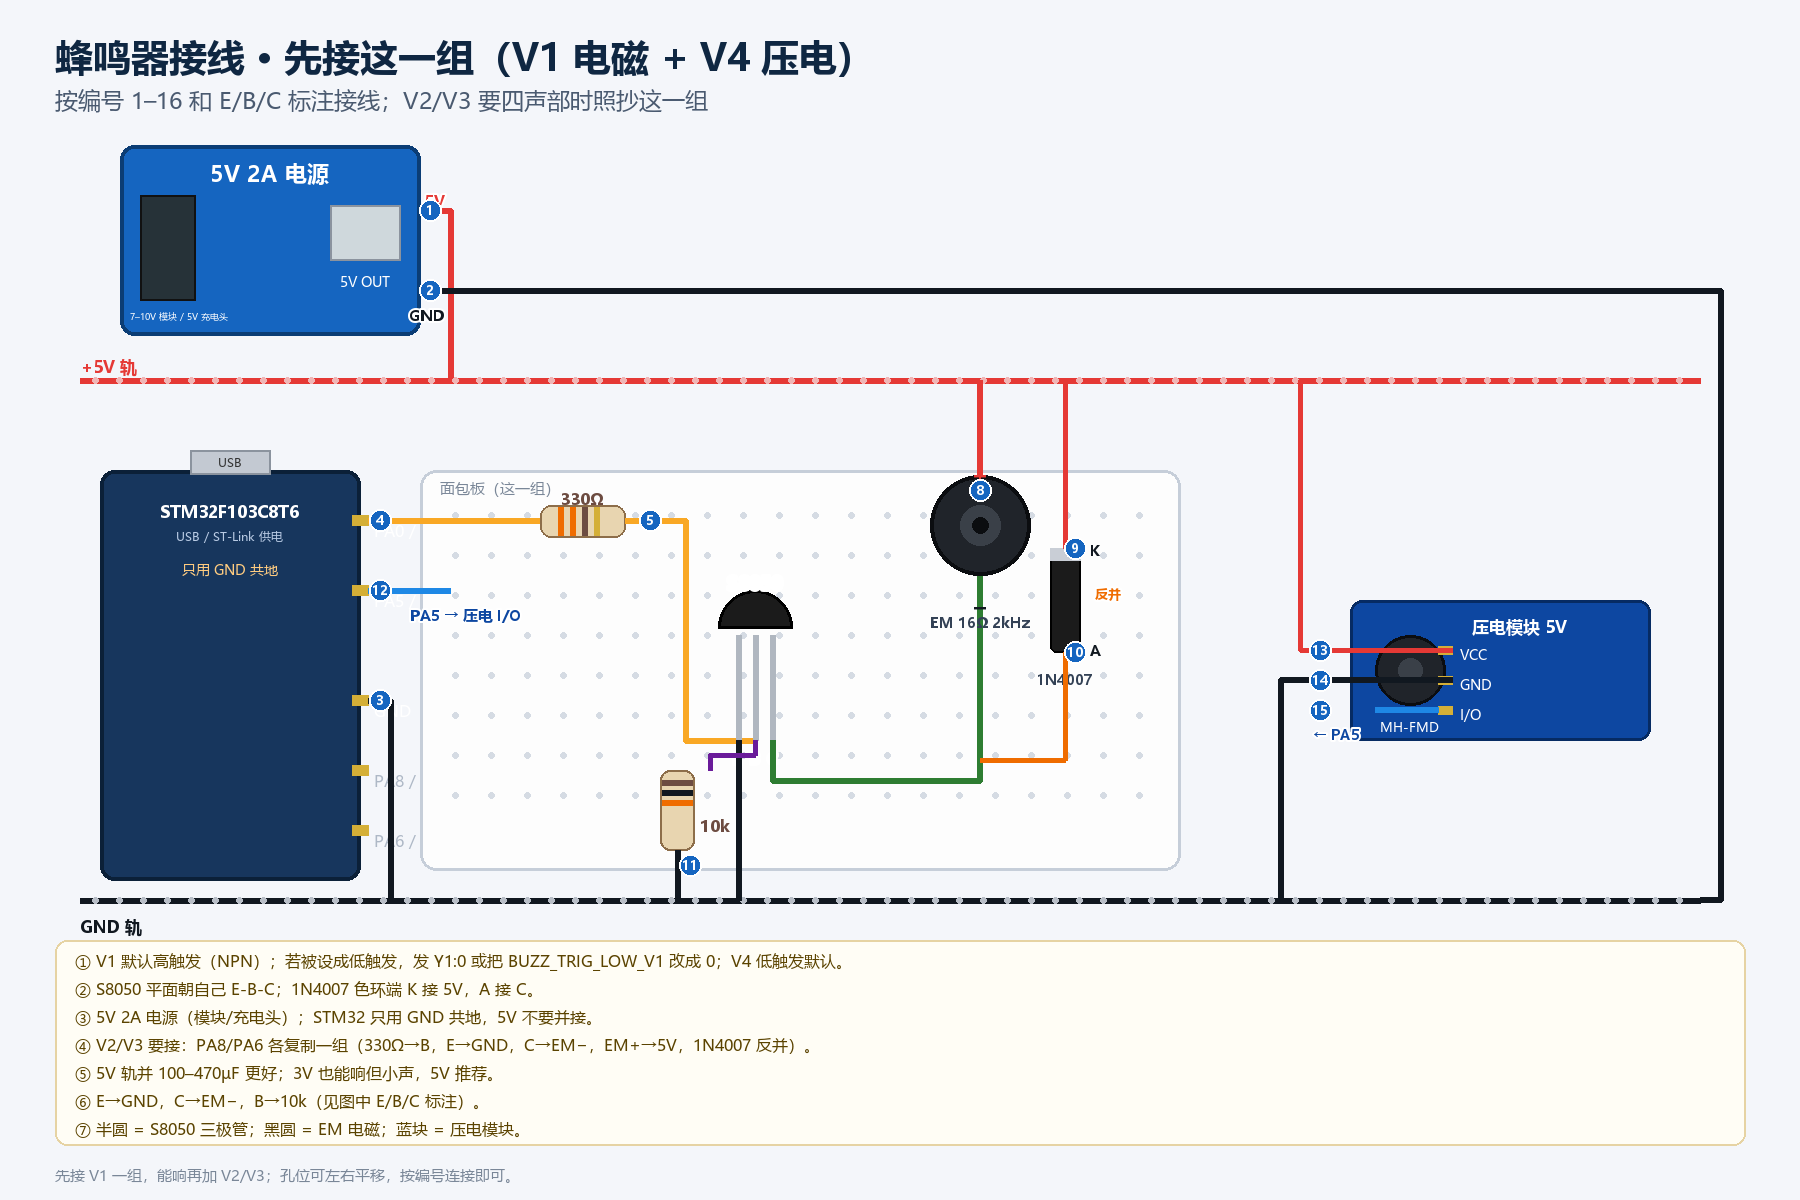

Recreate this plot in Python.
from PIL import Image, ImageDraw, ImageFont

W, H = 1800, 1200
img = Image.new("RGB", (W, H), "#f4f6fa")
d = ImageDraw.Draw(img)

FONT = "C:/Windows/Fonts/msyh.ttc"
FONTB = "C:/Windows/Fonts/msyhbd.ttc"


def F(sz, bold=False):
    return ImageFont.truetype(FONTB if bold else FONT, sz)


def T(x, y, s, sz=22, fill="#111820", bold=False, anchor="la", stroke=0, sfill="#ffffff"):
    d.text((x, y), s, font=F(sz, bold), fill=fill, anchor=anchor,
           stroke_width=stroke, stroke_fill=sfill)


def L(pts, fill, width=6):
    d.line(pts, fill=fill, width=width, joint="curve")


def dot(x, y, r=4, fill="#cfd6df"):
    d.ellipse((x - r, y - r, x + r, y + r), fill=fill)


def num(x, y, n):
    d.ellipse((x - 11, y - 11, x + 11, y + 11), fill="#1565c0", outline="#ffffff", width=2)
    T(x, y, str(n), 13, "#ffffff", True, "mm")


# ---------------- title ----------------
T(55, 30, "蜂鸣器接线 · 先接这一组（V1 电磁 + V4 压电）", 38, "#0f2742", True)
T(55, 84, "按编号 1–16 和 E/B/C 标注接线；V2/V3 要四声部时照抄这一组", 23, "#4a5a70")

# ---------------- 5V module ----------------
d.rounded_rectangle((120, 145, 420, 335), radius=14, fill="#1565c0", outline="#0b3d75", width=4)
T(270, 158, "5V 2A 电源", 22, "#ffffff", True, "ma")
d.rectangle((140, 195, 195, 300), fill="#263238", outline="#111", width=2)
T(130, 310, "7–10V 模块 / 5V 充电头", 9, "#ffffff", anchor="la")
d.rectangle((330, 205, 400, 260), fill="#cfd8dc", outline="#8b939e", width=2)
T(365, 272, "5V OUT", 14, "#ffffff", anchor="ma")
# 5V and GND out
L([(420, 210), (450, 210), (450, 380), (1700, 380)], "#e53935", 6)
L([(420, 290), (1720, 290), (1720, 900), (1700, 900)], "#111820", 6)
T(445, 190, "5V", 15, "#e53935", True, "ra", 2)
T(445, 305, "GND", 15, "#111820", True, "ra", 2)

# ---------------- 5V / GND rails ----------------
L([(80, 380), (1700, 380)], "#e53935", 6)
L([(80, 900), (1700, 900)], "#111820", 6)
T(80, 355, "+5V 轨", 17, "#e53935", True, "la")
T(80, 915, "GND 轨", 17, "#111820", True, "la")
for x in range(95, 1695, 24):
    dot(x, 380, 3, "#f0b6b6")
    dot(x, 900, 3, "#b8bec7")

# ---------------- STM32 ----------------
d.rounded_rectangle((100, 470, 360, 880), radius=14, fill="#17365d", outline="#0b2038", width=4)
d.rectangle((190, 450, 270, 474), fill="#c3c9d2", outline="#8b939e", width=2)
T(230, 462, "USB", 12, "#333", anchor="mm")
T(230, 500, "STM32F103C8T6", 17, "#ffffff", True, "ma")
T(230, 528, "USB / ST-Link 供电", 12, "#b9cbe4", anchor="ma")
T(230, 560, "只用 GND 共地", 14, "#ffcc80", anchor="ma")

# pins on right edge
pins = [("PA0 / V1", 520, "#f9a825"), ("PA5 / V4", 590, "#1e88e5"),
        ("GND", 700, "#111820"), ("PA8 / V2", 770, "#8a97a8"),
        ("PA6 / V3", 830, "#8a97a8")]
for name, y, col in pins:
    d.rectangle((352, y - 5, 368, y + 5), fill="#d4af37")
    T(374, y, name, 16, "#ffffff" if col != "#8a97a8" else "#aeb8c6", anchor="la")


# ---------------- breadboard ----------------
d.rounded_rectangle((420, 470, 1180, 870), radius=16, fill="#fdfdfd", outline="#c6ced9", width=3)
T(440, 478, "面包板（这一组）", 15, "#7a8798")
x0, y0, dx, dy = 455, 515, 36, 40
for r in range(8):
    for c in range(20):
        dot(x0 + c * dx, y0 + r * dy, 3, "#d5dbe3")

# ---------------- V1: PA0 -> 330R -> B ----------------
L([(368, 520), (540, 520)], "#f9a825", 6)
# 330 resistor
d.rounded_rectangle((540, 505, 625, 537), radius=11, fill="#e8d5b0", outline="#8d6e4a", width=2)
for bx, bc in [(558, "#ef6c00"), (570, "#ef6c00"), (582, "#6d4c41"), (594, "#d4af37")]:
    d.rectangle((bx, 507, bx + 5, 535), fill=bc)
T(582, 488, "330Ω", 16, "#6d4c41", True, "ma")
L([(625, 520), (685, 520), (685, 740), (755, 740)], "#f9a825", 6)

# S8050
d.pieslice((718, 590, 792, 664), 180, 360, fill="#1b1b1b", outline="#000000", width=3)
for x, lab in [(738, "E"), (755, "B"), (772, "C")]:
    L([(x, 635), (x, 740)], "#b0b7c0", 6)
    T(x, 748, lab, 15, "#ffffff", True, "ma", 2)
T(755, 570, "S8050", 18, "#ffffff", True, "ma", 2)

# E -> GND
L([(738, 740), (738, 900)], "#111820", 6)
# B node to 10k
L([(755, 740), (755, 755), (710, 755), (710, 770)], "#6a1b9a", 5)
# 10k (left of the transistor, below the 330R)
d.rounded_rectangle((660, 770, 694, 850), radius=10, fill="#e8d5b0", outline="#8d6e4a", width=2)
for by, bc in [(780, "#6d4c41"), (790, "#111820"), (800, "#ef6c00")]:
    d.rectangle((662, by, 692, by + 5), fill=bc)
T(700, 815, "10k", 16, "#6d4c41", True, "la")
L([(677, 850), (677, 900)], "#111820", 6)

# C -> EM -
L([(772, 740), (772, 780), (980, 780), (980, 565)], "#2e7d32", 6)

# ---------------- EM ----------------
d.ellipse((930, 475, 1030, 575), fill="#20242a", outline="#0b0d10", width=4)
d.ellipse((960, 505, 1000, 545), fill="#3a4048")
d.ellipse((972, 517, 988, 533), fill="#0b0d10")
T(980, 458, "+", 24, "#e53935", True, "ma")
T(980, 590, "−", 24, "#111820", True, "ma")
T(980, 612, "EM 16Ω 2kHz", 15, "#334155", True, "ma")
L([(980, 475), (980, 380)], "#e53935", 6)

# flyback diode
d.rounded_rectangle((1050, 548, 1080, 652), radius=6, fill="#1b1b1b", outline="#000", width=2)
d.rectangle((1050, 548, 1080, 560), fill="#c9ced6")
T(1090, 540, "K", 15, "#111820", True, "la")
T(1090, 640, "A", 15, "#111820", True, "la")
T(1065, 670, "1N4007", 14, "#334155", True, "ma")
L([(1065, 548), (1065, 380)], "#e53935", 5)
L([(1065, 652), (1065, 760), (980, 760)], "#ef6c00", 5)
T(1095, 585, "反并", 13, "#ef6c00", True, "la", 2)

# ---------------- V4 piezo ----------------
d.rounded_rectangle((1350, 600, 1650, 740), radius=12, fill="#0d47a1", outline="#062b63", width=3)
d.ellipse((1375, 635, 1445, 705), fill="#20242a", outline="#0b0d10", width=3)
d.ellipse((1398, 658, 1422, 682), fill="#3a4048")
T(1410, 718, "MH-FMD", 13, "#ffffff", anchor="ma")
T(1520, 615, "压电模块 5V", 17, "#ffffff", True, "ma")
T(1460, 645, "VCC", 14, "#ffffff", anchor="la")
T(1460, 675, "GND", 14, "#ffffff", anchor="la")
T(1460, 705, "I/O", 14, "#ffffff", anchor="la")
for y in [650, 680, 710]:
    d.rectangle((1438, y - 4, 1452, y + 4), fill="#d4af37")
L([(1452, 650), (1300, 650), (1300, 380)], "#e53935", 5)
L([(1452, 680), (1280, 680), (1280, 900)], "#111820", 6)
# PA5 -> IO
L([(368, 590), (450, 590)], "#1e88e5", 6)
T(410, 605, "PA5 → 压电 I/O", 15, "#0d47a1", True, "la", 2)
L([(1438, 710), (1375, 710)], "#1e88e5", 6)
T(1360, 725, "← PA5", 14, "#0d47a1", True, "ra", 2)

# ---------------- STM32 GND ----------------
L([(368, 700), (390, 700), (390, 900)], "#111820", 6)

# ---------------- numbers ----------------
num(430, 210, 1)
num(430, 290, 2)
num(380, 700, 3)
num(380, 520, 4)
num(650, 520, 5)

num(980, 490, 8)
num(1075, 548, 9)
num(1075, 652, 10)
num(690, 865, 11)
num(380, 590, 12)
num(1320, 650, 13)
num(1320, 680, 14)
num(1320, 710, 15)


# ---------------- notes ----------------
notes = [
    "① V1 默认高触发（NPN）；若被设成低触发，发 Y1:0 或把 BUZZ_TRIG_LOW_V1 改成 0；V4 低触发默认。",
    "② S8050 平面朝自己 E-B-C；1N4007 色环端 K 接 5V，A 接 C。",
    "③ 5V 2A 电源（模块/充电头）；STM32 只用 GND 共地，5V 不要并接。",
    "④ V2/V3 要接：PA8/PA6 各复制一组（330Ω→B，E→GND，C→EM−，EM+→5V，1N4007 反并）。",
    "⑤ 5V 轨并 100–470µF 更好；3V 也能响但小声，5V 推荐。",
    "⑥ E→GND，C→EM−，B→10k（见图中 E/B/C 标注）。",
    "⑦ 半圆 = S8050 三极管；黑圆 = EM 电磁；蓝块 = 压电模块。",
]
for i, s in enumerate(notes):
    # simple text with white halo, placed in a light panel
    pass

d.rounded_rectangle((55, 940, 1745, 1145), radius=12, fill="#fffdf5", outline="#e6d3a3", width=2)
for i, s in enumerate(notes):
    T(75, 950 + i * 28, s, 16, "#5b4300")

T(55, 1165, "先接 V1 一组，能响再加 V2/V3；孔位可左右平移，按编号连接即可。", 15, "#7a8798")

img.save("buzzer_wiring.png")
print("saved", img.size)
